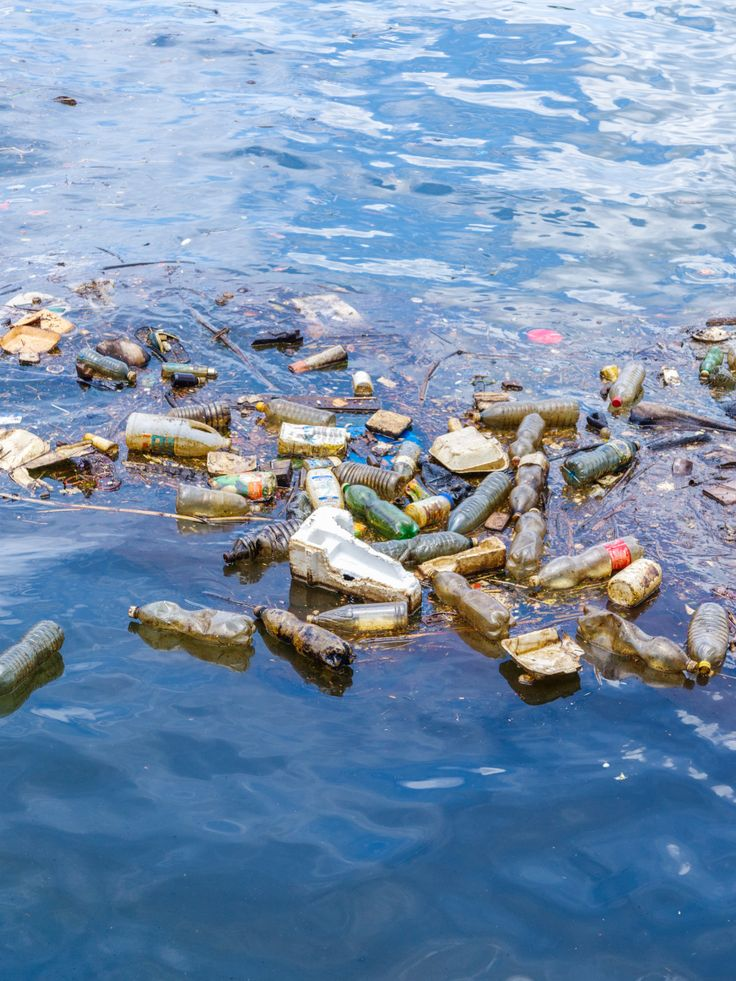
%> input picture data/water2.jpg, 736 x 981 px
$ octave water2p.m   (GNU Octave 9; MATLAB toolbox functions it lacks are replaced by stand-ins)
%> lines starting %> are read from the running program, lines starting %| are printed output that depends on the picture
clc;
clear;
close all;
I = imread(fullfile('data','water2.jpg'));
%> I is the input picture: size 981x736x3 uint8; mean R, G, B 120, 144.6, 172.6
if size(I,3)==1
I=repmat(I,1,1,3);
end
I=imresize(I,[500 700]);
%> I: size 500x700x3 uint8
gray=rgb2gray(I);
grayDouble=im2double(gray);
sampled=imresize(gray,0.5);
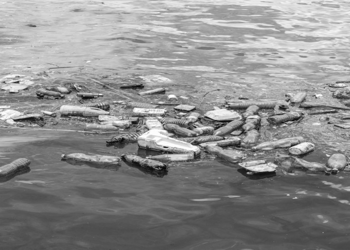
%> sampled: size 250x350 uint8; min 7, max 255, mean 140.4
sampledBack=imresize(sampled,size(gray));
samplingError=mean(abs(double(gray(:))-double(sampledBack(:))));
%> samplingError = 5.28
quantized=uint8(floor(double(gray)/32)*32);
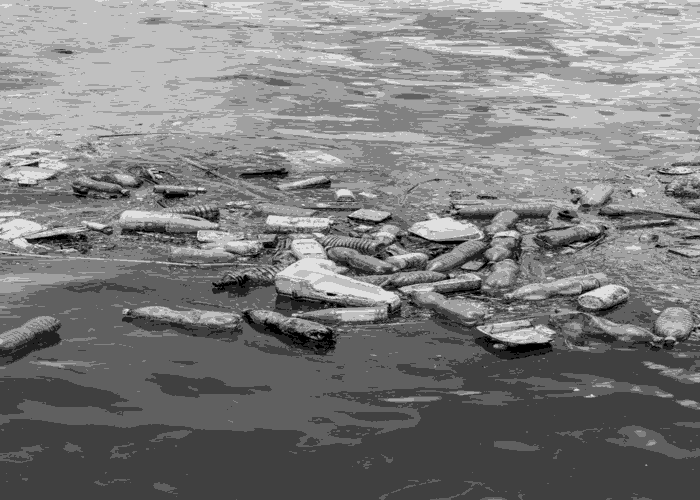
%> quantized: size 500x700 uint8; min 0, max 224, mean 124.4
quantizationError=mean(abs(double(gray(:))-double(quantized(:))));
%> quantizationError = 16.03
figure;
subplot(2,2,1); imshow(I); title('RGB Image');
subplot(2,2,2); imshow(gray); title('Grayscale Image');
subplot(2,2,3); imshow(sampled); title('Sampling');
subplot(2,2,4); imshow(quantized); title('Quantization');
figure;
imhist(gray);
title('Pixel Intensity Histogram');
%> figure, not shown here; highest point at x = 83, y = 4968
F=fft2(double(gray));
Fshift=fftshift(F);
spectrum=log(1+abs(Fshift));
figure;
imshow(spectrum,[]);
title('2-D FFT Magnitude Spectrum');
[M,N]=size(gray);
%> M = 500; N = 700
[X,Y]=meshgrid(1:N,1:M);
distance=sqrt((X-(floor(N/2)+1)).^2+(Y-(floor(M/2)+1)).^2);
highFreqMask=distance>80;
highFreq=Fshift.*highFreqMask;
highFreqImage=real(ifft2(ifftshift(highFreq)));
highFreqImage=mat2gray(abs(highFreqImage));
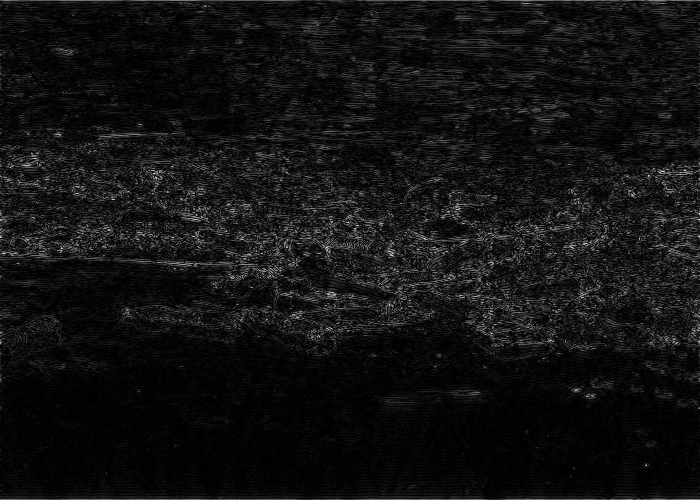
%> highFreqImage: size 500x700 double; min 0, max 1, mean 0.0718
detailValue=std(highFreqImage(:));
%> detailValue = 0.0866
smoothImage=imgaussfilt(grayDouble,1);
noiseImage=abs(grayDouble-smoothImage);
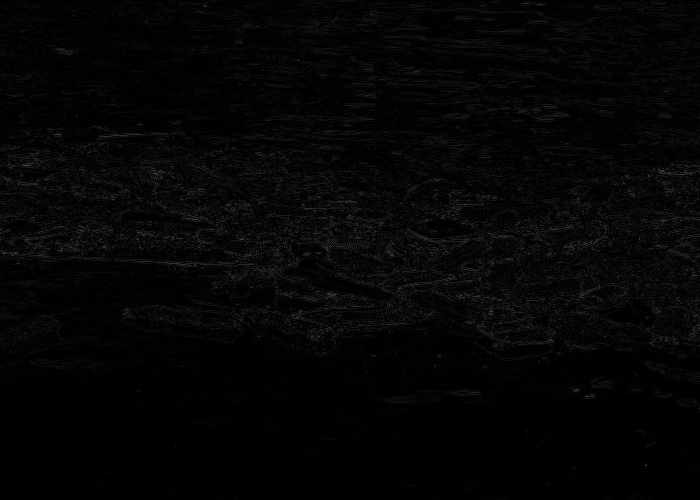
%> noiseImage: size 500x700 double; min 0, max 0.328, mean 0.021
noiseLevel=std(noiseImage(:))*255;
%> noiseLevel = 6.93
figure;
subplot(1,2,1); imshow(highFreqImage); title('High-Frequency Details');
subplot(1,2,2); imshow(noiseImage,[]); title('High-Frequency Residual');
enhanced=imadjust(grayDouble);
equalized=histeq(grayDouble);
claheImage=adapthisteq(gray,'NumTiles',[8 8],'ClipLimit',0.01);
avgFilter=fspecial('average',[5 5]);
averaged=imfilter(enhanced,avgFilter,'replicate');
denoised=medfilt2(enhanced,[3 3]);
lowPass=imgaussfilt(enhanced,2);
highPass=enhanced-lowPass;
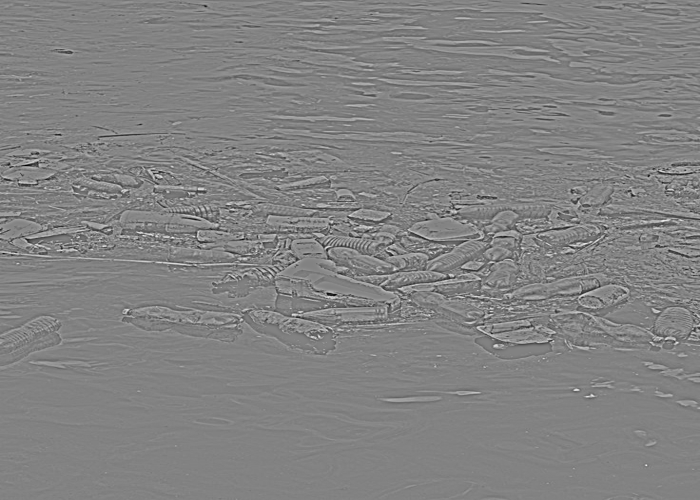
%> highPass: size 500x700 double; min -0.602, max 0.573, mean 1.07e-06; drawn with min black and max white
sharpened=imsharpen(enhanced);
edges=edge(denoised,'Canny');
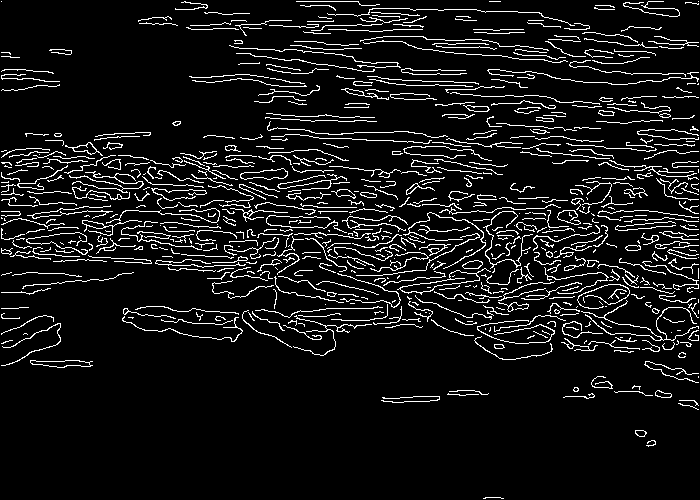
%> edges: size 500x700 logical; 8.4% white in thin lines or dots
figure;
subplot(2,4,1); imshow(grayDouble); title('Original Grayscale');
subplot(2,4,2); imshow(enhanced); title('Contrast Enhancement');
subplot(2,4,3); imshow(equalized); title('Histogram Equalization');
subplot(2,4,4); imshow(claheImage); title('CLAHE');
subplot(2,4,5); imshow(averaged); title('Averaging Filter');
subplot(2,4,6); imshow(denoised); title('Median Denoising');
subplot(2,4,7); imshow(highPass,[]); title('High-Pass Residual');
subplot(2,4,8); imshow(sharpened); title('Sharpening');
figure;
imshow(edges);
title('Canny Edge Detection');
claheDouble=im2double(claheImage);
topHatImage=imtophat(claheDouble,strel('disk',10,0));
figure;
subplot(1,3,1); imshow(claheImage); title('CLAHE Image');
subplot(1,3,2); imshow(topHatImage,[]); title('Top-Hat Transformation');
subplot(1,3,3); imshow(imadjust(topHatImage),[]); title('Top-Hat Enhanced');
%> after `imshow(imadjust(topHatImage),[])`:
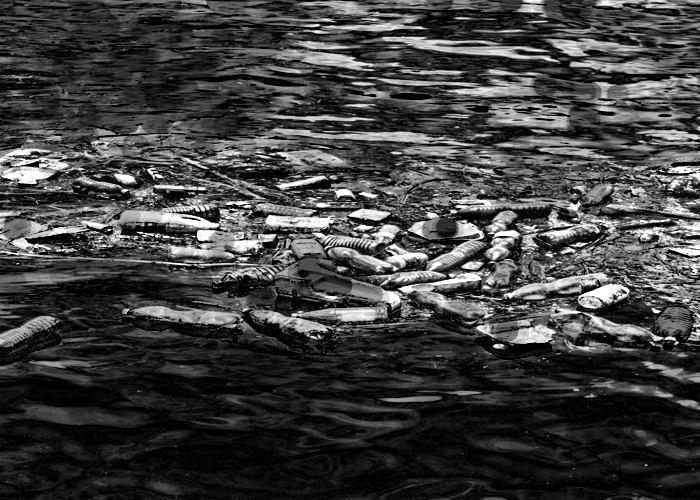
%> displayed picture: size 500x700, on the screen's scale of 0 to 255; min 0, max 255, mean 63.7
figure;
h=imshow(I);
axis image;
title({'Draw polygon around water area','Exclude walls, buildings and plants; double-click to finish'});
%> (the run ends here)

$ run again, with data/water3.jpg copied over data/water2.jpg
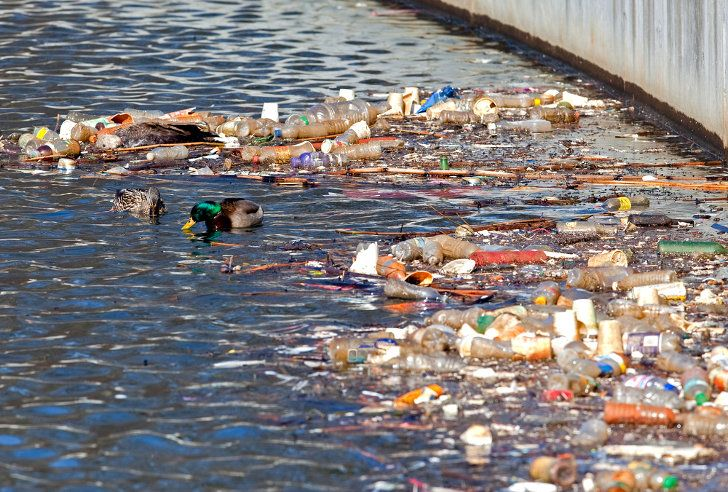
%> input picture data/water3.jpg, 728 x 492 px
%> I is the input picture: size 492x728x3 uint8; mean R, G, B 130.1, 124, 123.4
%> I: size 500x700x3 uint8
%> samplingError = 8.8
%> quantizationError = 15.72
%> detailValue = 0.0891
%> noiseLevel = 10.49
%> `edges=edge(denoised,'Canny');`:
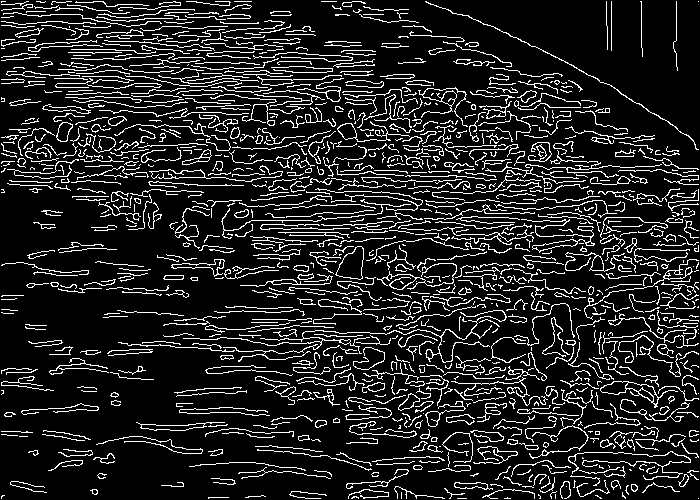
%> edges: size 500x700 logical; 13.8% white in thin lines or dots
%> `topHatImage=imtophat(claheDouble,strel('disk',10,0));`:
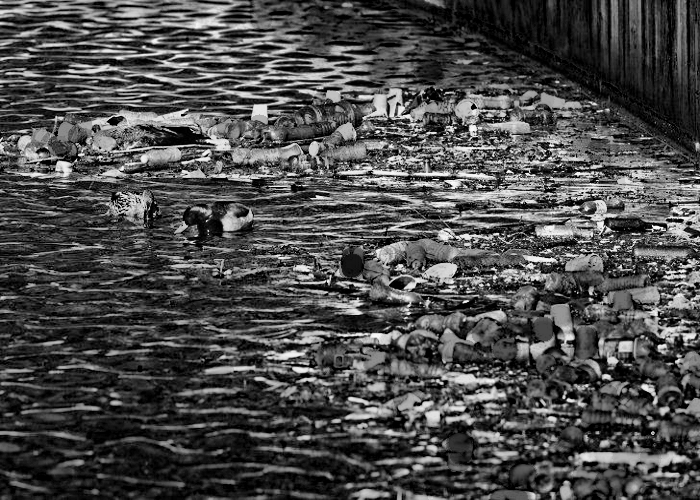
%> topHatImage: size 500x700 double; min 0, max 0.992, mean 0.296

$ run again, with data/water4.jpg copied over data/water2.jpg
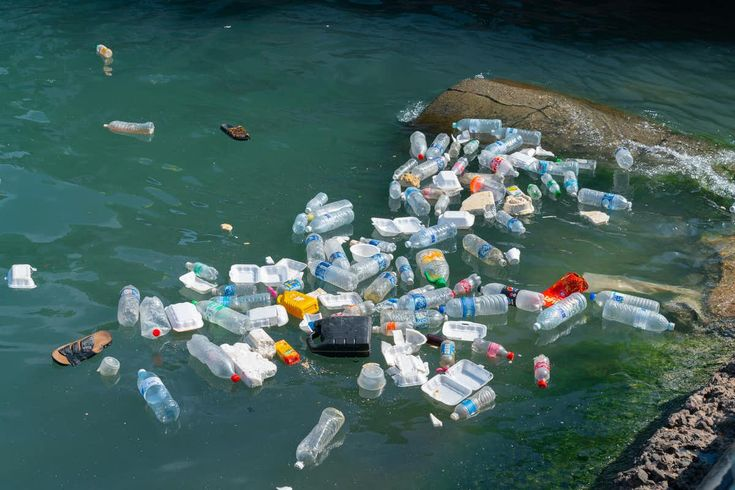
%> input picture data/water4.jpg, 735 x 490 px
%> I is the input picture: size 490x735x3 uint8; mean R, G, B 68.5, 96.9, 92.9
%> I: size 500x700x3 uint8
%> samplingError = 3.89
%> quantizationError = 15.03
%> detailValue = 0.0829
%> noiseLevel = 6.63
%> `edges=edge(denoised,'Canny');`:
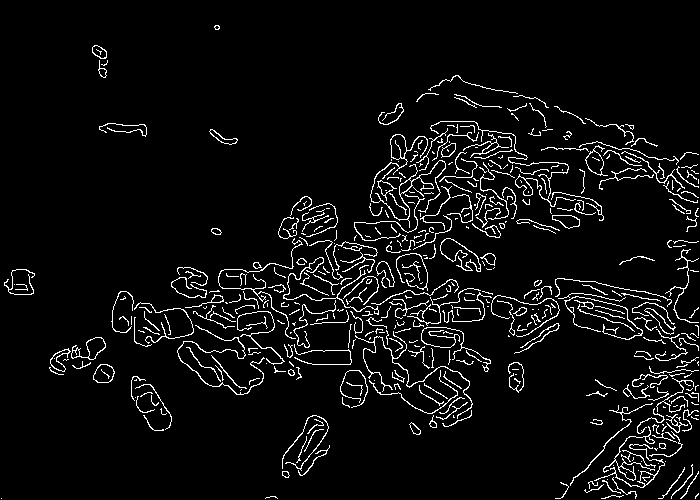
%> edges: size 500x700 logical; 5.4% white in thin lines or dots
%> `imshow(imadjust(topHatImage),[])`:
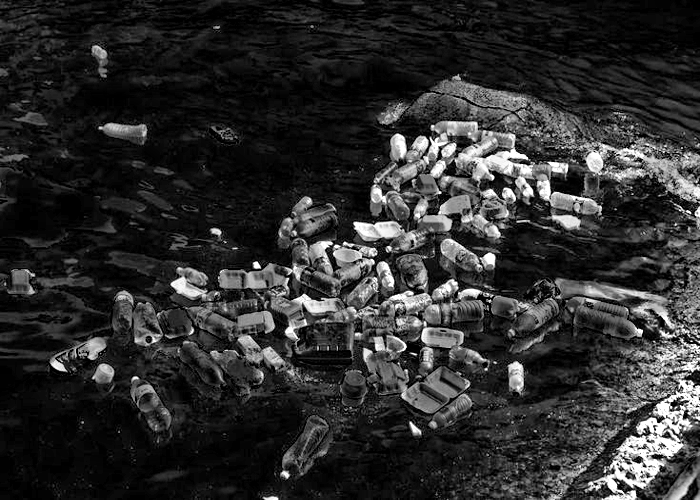
%> displayed picture: size 500x700, on the screen's scale of 0 to 255; min 0, max 255, mean 45.9
